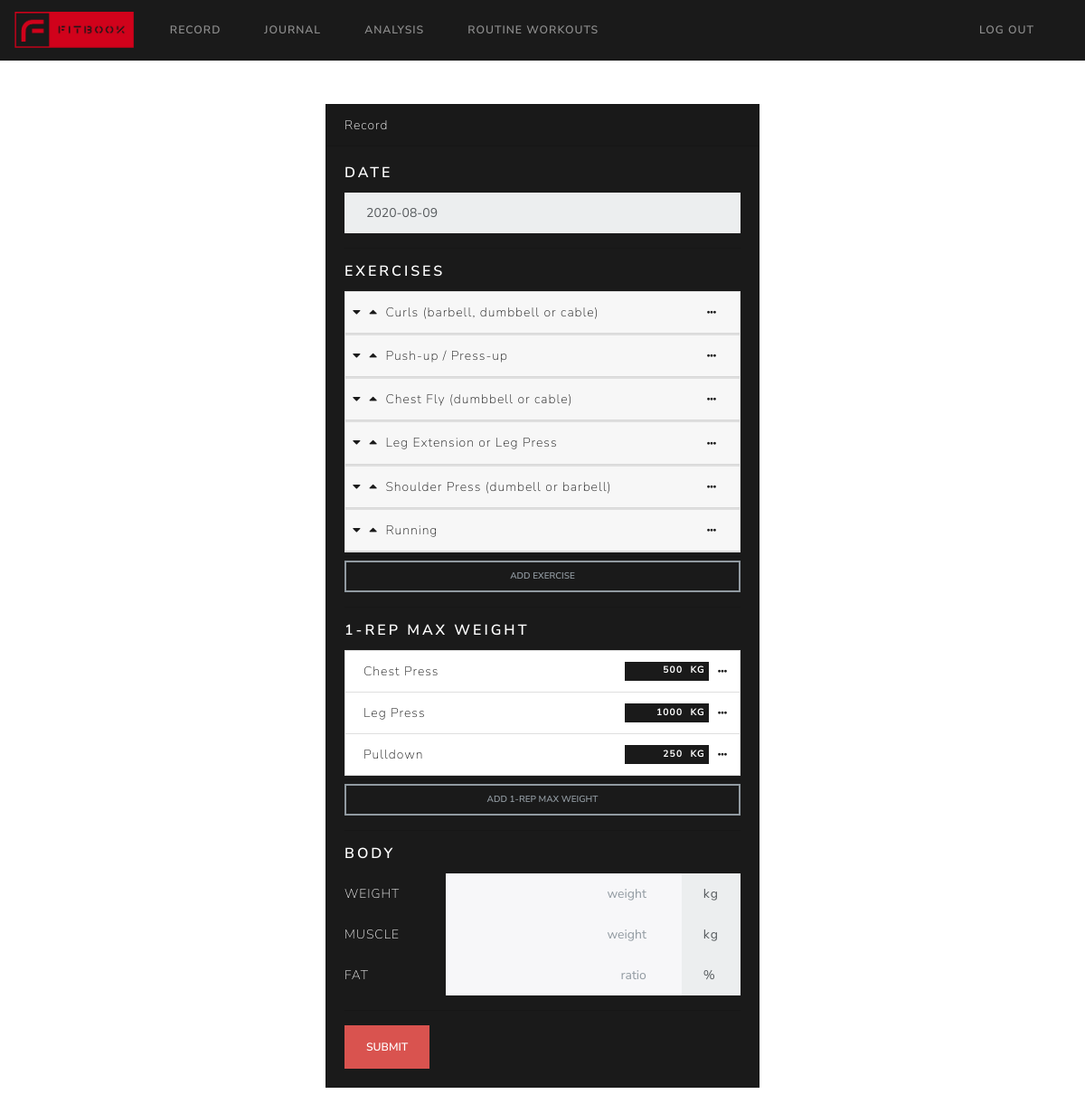
Page /record (signed in) on the committed database.
### tables this page shows
CREATE TABLE "exercises" (
	"id"	INTEGER NOT NULL UNIQUE,
	"name"	TEXT NOT NULL,
	"muscle_group"	TEXT NOT NULL,
	"type"	TEXT NOT NULL,
	FOREIGN KEY("type") REFERENCES "exercise_types"("name"),
	FOREIGN KEY("muscle_group") REFERENCES "muscle_groups"("name"),
	PRIMARY KEY("id" AUTOINCREMENT)
);

### application.py (the view)
@app.route("/record", methods=["GET", "POST"])
@login_required
def record():
    if request.method == "POST":
        return render_template("record.html")
    else:
        user_id = session["user_id"]
        record_date_request = request.args.get("record_date", None)
        if record_date_request:
            record_date = exercises.exercise_date_str_to_date(record_date_request)
            if not record_date:
                raise Exception("Request date is invalid: %s" % record_date_request)
        else:
            record_date = datetime.datetime.now()
        record_date_str = exercises.exercise_date_to_date_str(record_date)
        strength_muscle_groups = sorted(get_strength_muscle_groups(get_db()))
        strength_exercise_ids_names = get_exercise_ids_names_by_muscle_group(get_db(), strength_muscle_groups[0])
        sorted(strength_exercise_ids_names, key=lambda token: token[1])
        cardio_exercise_ids_names = get_cardio_exercise_ids_names(get_db())
        sorted(cardio_exercise_ids_names, key=lambda token: token[1])
        exercise_records = exercises.get_exercise_records(get_db(), user_id, record_date)
        exercise_record_templates = []
        for exercise_record in exercise_records:
            exercise_type = exercise_record.exercise_type
            record_details_id = exercise_record.record_details_id
            if exercise_type == EXERCISE_TYPE_STRENGTH:
                exercise_record_template = get_strength_exercise_record_template(record_details_id)
            elif exercise_type == EXERCISE_TYPE_CARDIO:
                exercise_record_template = get_cardio_exercise_record_template(record_details_id)
            else:
                raise Exception("Unknown exercise type* %s" % exercise_type)
            exercise_record_templates.append(exercise_record_template)
        return render_template("record.html",
                               record_date_str=record_date_str,
                               strength_muscle_groups=strength_muscle_groups,
                               strength_exercise_ids_names=strength_exercise_ids_names,
                               cardio_exercise_ids_names=cardio_exercise_ids_names,
                               exercise_record_templates=exercise_record_templates)

### application.py (called while the page is built)
def get_db():
    db = getattr(_app_ctx_stack.top, "_database", None)
    if db is None:
        db = _app_ctx_stack.top._database = sqlite3.connect(DATABASE, check_same_thread=False)
        db.text_factory = str
        db.row_factory = lambda cur, row: dict((col[0], row[idx]) for idx, col in enumerate(cur.description))
    return db

@app.teardown_appcontext
def close_connection(exception):
    db = getattr(_app_ctx_stack.top, "_database", None)
    if db is not None:
        db.close()

@app.after_request
def after_request(response):
    response.headers["Cache-Control"] = "no-cache, no-store, must-revalidate"
    response.headers["Expires"] = 0
    response.headers["Pragma"] = "no-cache"
    return response

def get_strength_exercise_record_template(record_details_id):
    if not record_details_id_exist(get_db(), record_details_id):
        raise Exception("Record details id does not exist")
    exercise_record = exercises.get_exercise_record(get_db(), record_details_id)
    exercise_type = exercise_record.exercise_type
    if not exercise_type == EXERCISE_TYPE_STRENGTH:
        raise Exception("Specified exercise is not a strength exercise")
    exercise_name = exercise_record.exercise_name
    exercise_sets = exercise_record.exercise_sets.data()
    if len(exercise_sets) == 0:
        raise Exception("Required strength exercise does not have any set")
    return render_template("record_exercise_strength.html",
                           record_details_id=record_details_id,
                           exercise_name=exercise_name,
                           exercise_sets=exercise_sets)

### lib/exercises.py (called while the page is built)
def exercise_date_to_date_str(date):
    if not isinstance(date, datetime.datetime):
        return ""
    return date.strftime(EXERCISE_DATE_FMT)

    def data(self):
        return {"order": self.order,
                "weight": self.weight,
                "reps": self.reps,
                "sub_sets": self.sub_sets.data()}

    def __getitem__(self, idx):
        if idx <= len(self.sets):
            return self.sets[idx]
        else:
            raise IndexError

    def append_set(self, order, weight, reps):
        if not (isinstance(order, int) and isinstance(weight, int) and isinstance(reps, int)):
            return -1
        set = ExerciseSet()
        set.order = order
        set.weight = weight
        set.reps = reps
        self.sets.append(set)
        return len(self.sets) - 1

    def append(self, exercise_record):
        self.records.append(exercise_record)

### templates/record_exercise_strength.html (shortened to what this page needs)
{% extends "record_exercise.html" %}

### templates/record_exercise.html (shortened to what this page needs)
<div class="card exercise_record" record_details_id="{{ record_details_id }}">
    {% set card_id = "exercise_record_" + record_details_id|string %}
    <div class="card-header px-2">
        <a data-toggle="collapse" class="collapsed" href="#{{ card_id }}">
            <i class="fas fa-caret-down collapse-open pr-1"></i>
            <i class="fas fa-caret-up collapse-close pr-1"></i>
            <span class="exercise_record_name">{{ exercise_name }}</span>
        </a>
        <div class="dropdown float-right">
            <button class="btn btn-outline-primary btn-sm m-0 p-0 px-3" style="border-color: rgba(0,0,0,0);" type="button" data-toggle="dropdown">
                <i class="fas fa-ellipsis-h"></i>
            </button>
        </div>
    </div>
</div>

### templates/record_exercise_cardio.html (shortened to what this page needs)
{% extends "record_exercise.html" %}

### templates/record.html (shortened to what this page needs)
{% extends "layout.html" %}
{% block main %}
<div id="card_record_exercise" class="card text-white bg-primary center mb-3 mx-auto" style="max-width: 30rem;">
    <div class="card-header">Record</div>
    <div class="card-body">
        <h5 class="card-title">Date</h5>
        <input id="record_date" type="text" readonly="" class="form-control datepicker" name="date" placeholder="yyyy-mm-dd" value="{{ record_date_str }}" style="border-radius: 0px;">
        <hr class="my-3 sep">
        <h5 class="card-title">Exercises</h5>
        <div id="record_exercises">
            {% for exercise_record_template in exercise_record_templates %}
                {{ exercise_record_template|safe }}
            {% endfor %}
        </div>
        <hr class="my-1 sep">
        <button id="btn_append_record_exercises" type="button" class="btn btn-outline-secondary btn-sm btn-block" data-toggle="modal" data-target="#modal_add_exercise">Add Exercise</button>
        <hr class="my-3 sep">
        <h5 class="card-title">1-Rep Max Weight</h5>
        <ul class="list-group">
            <li class="list-group-item list-group-item-action d-flex text-primary pr-1">
                <div class="mr-auto">Chest Press</div>
                <span class="badge badge-primary text-right col-2 pr-1">500</span>
                <span class="badge badge-primary text-right">KG</span>
                <div class="dropdown p-0">
                    <button class="btn btn-outline-primary btn-sm m-0 p-0 px-2" style="border-color: rgba(0,0,0,0);" type="button" data-toggle="dropdown">
                        <i class="fas fa-ellipsis-h"></i>
                    </button>
                </div>
            </li>
            <li class="list-group-item list-group-item-action d-flex text-primary pr-1">
                <div class="mr-auto">Leg Press</div>
                <span class="badge badge-primary text-right col-2 pr-1">1000</span>
                <span class="badge badge-primary text-right">KG</span>
                <div class="dropdown p-0">
                    <button class="btn btn-outline-primary btn-sm m-0 p-0 px-2" style="border-color: rgba(0,0,0,0);" type="button" data-toggle="dropdown">
                        <i class="fas fa-ellipsis-h"></i>
                    </button>
                </div>
            </li>
            <li class="list-group-item list-group-item-action d-flex align-items-stretch text-primary pr-1">
                <div class="mr-auto">Pulldown</div>
                <span class="badge badge-primary text-right col-2 pr-1">250</span>
                <span class="badge badge-primary text-right">KG</span>
                <div class="dropdown p-0">
                    <button class="btn btn-outline-primary btn-sm m-0 p-0 px-2" style="border-color: rgba(0,0,0,0);" type="button" data-toggle="dropdown">
                        <i class="fas fa-ellipsis-h"></i>
                    </button>
                </div>
            </li>
        </ul>
        <hr class="my-1 sep">
        <button type="button" class="btn btn-outline-secondary btn-sm btn-block" data-toggle="modal" data-target="#modal_max_exercise">Add 1-Rep Max Weight</button>
        <hr class="my-3 sep">
        <h5 class="card-title">Body</h5>
        <form>
            <div class="form-row">
                <label for="weight" class="col-3 col-form-label text-uppercase">Weight</label>
                <div class="input-group col">
                    <input type="number" class="form-control text-right" id="weight" placeholder="weight">
                    <div class="input-group-append" style="flex: 0 0 20%;">
                        <span class="input-group-text" style="width: 100%;">kg</span>
                    </div>
                </div>
            </div>
            <div class="form-row">
                <label for="weight" class="col-3 col-form-label text-uppercase">Muscle</label>
                <div class="input-group col">
                    <input type="number" class="form-control text-right" id="muscle" placeholder="weight">
                    <div class="input-group-append" style="flex: 0 0 20%;">
                        <span class="input-group-text" style="width: 100%;">kg</span>
                    </div>
                </div>
            </div>
            <div class="form-row">
                <label for="fat" class="col-3 col-form-label text-uppercase">Fat</label>
                <div class="input-group col">
                    <input type="number" class="form-control text-right" id="fat" placeholder="ratio">
                    <div class="input-group-append" style="flex: 0 0 20%;">
                        <span class="input-group-text text-center" style="width: 100%;">%</span>
                    </div>
                </div>
            </div>
        </form>
        <hr class="my-3 sep">
        <button type="submit" class="btn btn-danger">Submit</button>
    </div>
</div>
{% endblock %}

### templates/layout.html (shortened to what this page needs)
<!DOCTYPE html>
<html lang="en">
    <head>
        <link href="/static/css/bootstrap.min.css" rel="stylesheet">
        <link href="/static/css/main.css" rel="stylesheet">
        <link href="https://cdnjs.cloudflare.com/ajax/libs/bootstrap-datepicker/1.9.0/css/bootstrap-datepicker3.standalone.min.css" rel="stylesheet">
        <link rel="stylesheet" href="https://use.fontawesome.com/releases/v5.7.0/css/all.css">
    </head>
    <body>
        <nav class="navbar navbar-expand-lg navbar-dark bg-primary sticky-top py-2">
            <a class="navbar-brand " href="/">
                <img src="/static/brand_nav.png" width="auto" height="40" class="d-inline-block align-top" alt="FitBook">
            </a>
            <div class="collapse navbar-collapse" id="navbar_nav">
                {% if session.user_id %}
                    <ul class="navbar-nav mr-auto">
                        <li class="nav-item">
                            <a class="nav-link" href="/record">Record</a>
                        </li>
                        <li class="nav-item">
                            <a class="nav-link" href="/journal">Journal</a>
                        </li>
                        <li class="nav-item">
                            <a class="nav-link" href="/analysis">Analysis</a>
                        </li>
                        <li class="nav-item">
                            <a class="nav-link" href="/routine_workouts">Routine Workouts</a>
                        </li>
                    </ul>
                    <ul class="navbar-nav ml-auto">
                        <li class="nav-item">
                            <a class="nav-link" href="/logout">Log Out</a>
                        </li>
                    </ul>
                {% endif %}
            </div>
        </nav>
        <main class="container p-5">
            {% block main %}{% endblock %}
        </main>
    </body>
</html>

### static/css/main.css (style rules this page uses)
.sep { color: rgba(0,0,0,0); }

### rows in the picture
exercises: exercise_record_templates "Curls (barbell, dumbbell or cable)"
exercises: exercise_record_templates "Push-up / Press-up"
exercises: exercise_record_templates "Chest Fly (dumbbell or cable)"
exercises: exercise_record_templates "Leg Extension or Leg Press"
exercises: exercise_record_templates "Shoulder Press (dumbell or barbell)"
exercises: exercise_record_templates "Running"
